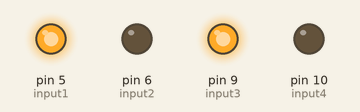
The sketch below on a simulated Arduino Uno, built with avr-gcc and run on an emulated ATmega328P. On the bench: output pins drawn as LEDs (lit = HIGH).

Above: at 0.1 s.
Timing chart, 0 to 1.6 s (numbered marks = the images above):
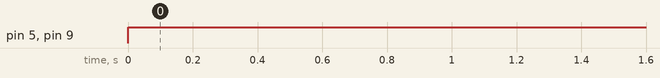

The sketch:

testing_new_motor_driver2.ino
```cpp
#define input1 5  //input of
#define input2 6 //      motor
#define input3 9 //         driver
#define input4 10 //             PWM pins
int power = 100;

void setup()
{
  Serial.begin(9600); // Starts the serial communication
  pinMode(input1,OUTPUT);
  pinMode(input2,OUTPUT);
  pinMode(input3,OUTPUT);
  pinMode(input4,OUTPUT);
}

void forward()
{
  digitalWrite(input1, HIGH);
  digitalWrite(input2, 0);
  digitalWrite(input3, HIGH);
  digitalWrite(input4, 0);
}

void loop()
{
  forward();
}
```

Measured:
- by itself, pin 5 (input1), pin 9 (input3): LOW → HIGH at 0.00 s
